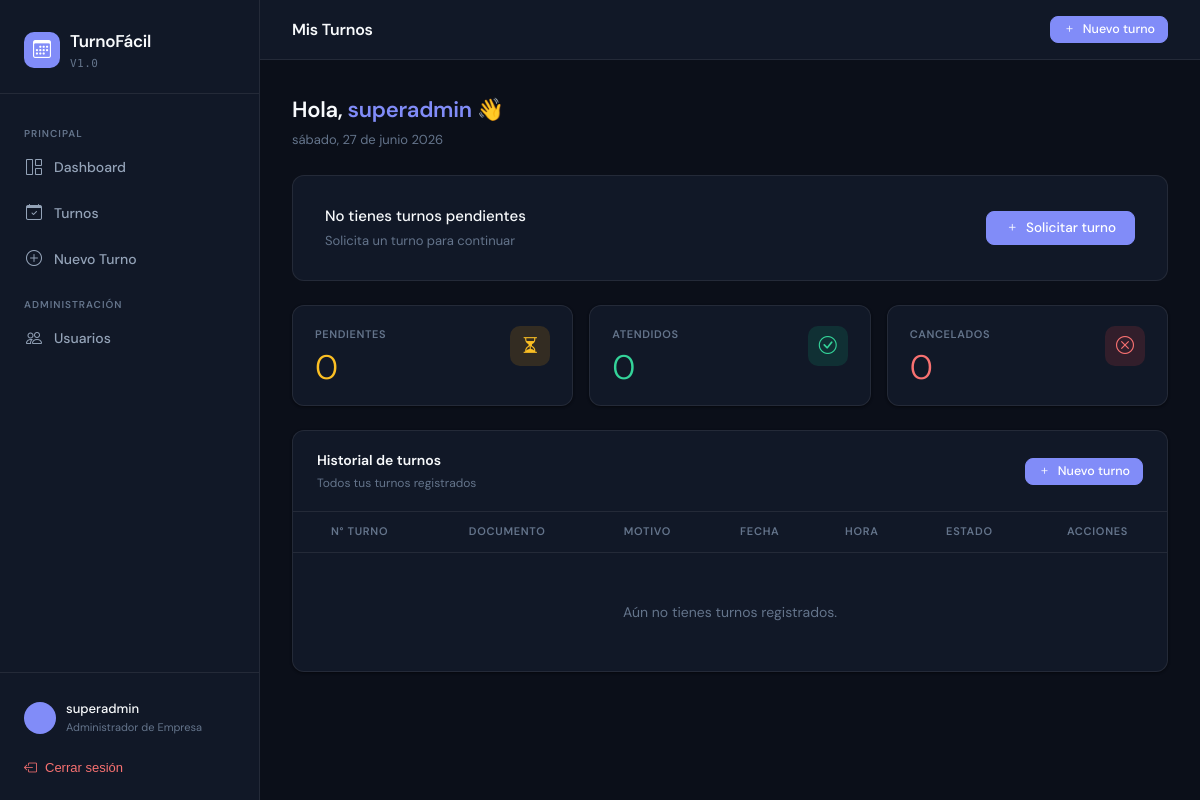
Page /cliente/ (signed in) on the committed database.
### core/models.py (models this page shows, shortened)
class Usuario(AbstractUser):
    ROL_CHOICES = [
        ('admin',    'Administrador de Empresa'),
        ('empleado', 'Empleado'),
        ('cliente',  'Cliente'),
    ]
    email = models.EmailField(unique=True)
    rol = models.CharField(max_length=20, choices=ROL_CHOICES, default='cliente')
    company = models.ForeignKey(
        Company,
        on_delete=models.CASCADE,
        null=True,
        blank=True,
        related_name='usuarios',
        verbose_name="Empresa"
    )
    tipo_documento = models.CharField(max_length=20, blank=True, null=True)
    numero_documento = models.CharField(max_length=30, blank=True, null=True)
    class Meta:
        verbose_name = 'Usuario'
        verbose_name_plural = 'Usuarios'
        indexes = [
            models.Index(fields=['company', 'id']),
        ]

### core/views.py (the view)
# urls.py: path('cliente/', views.cliente_panel, name='cliente_panel'),
@login_requerido
@solo_cliente
def cliente_panel(request):
    user  = request.user
    turnos = secure_tenant_filter(user, Turno).filter(cliente=user).order_by('-creado_en')
    pendientes    = turnos.filter(estado='Pendiente').count()
    atendidos     = turnos.filter(estado='Atendido').count()
    cancelados    = turnos.filter(estado='Cancelado').count()
    proximo_turno = turnos.filter(
        estado='Pendiente',
        fecha__gte=timezone.localtime(timezone.now()).date()
    ).order_by('fecha', 'hora').first()
    return render(request, 'cliente/panel.html', {
        'turnos':        turnos,
        'pendientes':    pendientes,
        'atendidos':     atendidos,
        'cancelados':    cancelados,
        'proximo_turno': proximo_turno,
    })

### core/context_processors.py (called while the page is built)
def now_processor(request):
    return {'now': timezone.localtime(timezone.now())}

### core/views.py (called while the page is built, shortened)
def secure_tenant_filter(user, queryset_or_model):
    if user.is_superuser:
        if isinstance(queryset_or_model, type):
            return queryset_or_model.objects.all()
        return queryset_or_model

### templates/cliente/panel.html (shortened to what this page needs)
{% extends 'base.html' %}
{% block page_title %}Mis Turnos{% endblock %}
{% block content %}
<div style="margin-bottom:24px;">
    <div style="font-size:22px;font-weight:600;letter-spacing:-.3px;">
        Hola, <span style="color:var(--accent);">{{ user.first_name|default:user.username }}</span> 👋
    </div>
    <div style="font-size:13px;color:var(--text-muted);margin-top:3px;">{{ now|date:"l, d \d\e F Y" }}</div>
</div>
{% if proximo_turno %}
<div style="background:linear-gradient(135deg,#4f46e5,#6366f1);border-radius:var(--radius);padding:28px 32px;color:#fff;margin-bottom:24px;position:relative;overflow:hidden;">
    <div style="position:absolute;right:-50px;top:-50px;width:220px;height:220px;border-radius:50%;border:1px solid rgba(255,255,255,.07);pointer-events:none;"></div>
    <div style="position:relative;z-index:1;">
        <div style="font-size:11px;font-weight:600;text-transform:uppercase;letter-spacing:1px;color:rgba(255,255,255,.45);margin-bottom:14px;">Próximo turno</div>
        <div style="display:flex;align-items:flex-end;justify-content:space-between;flex-wrap:wrap;gap:16px;">
            <div>
                <div style="font-size:44px;font-weight:300;letter-spacing:-2px;line-height:1;">{{ proximo_turno.numero_turno }}</div>
                <div style="font-size:14px;color:rgba(255,255,255,.6);margin-top:8px;">
                    {{ proximo_turno.fecha|date:"l d \d\e F" }} · {{ proximo_turno.hora }}
                </div>
                {% if proximo_turno.motivo %}
                <div style="font-size:13px;color:rgba(255,255,255,.45);margin-top:4px;">{{ proximo_turno.motivo }}</div>
                {% endif %}
            </div>
            <a href="{% url 'turno_crear' %}" style="display:inline-flex;align-items:center;gap:7px;padding:11px 20px;background:rgba(255,255,255,.1);color:#fff;border-radius:var(--radius-sm);font-size:13px;font-weight:500;text-decoration:none;border:1px solid rgba(255,255,255,.18);">
                <i class="bi bi-plus"></i> Nuevo turno
            </a>
        </div>
    </div>
</div>
{% else %}
<div style="background:var(--surface);border:1px solid var(--border);border-radius:var(--radius);padding:28px 32px;display:flex;align-items:center;justify-content:space-between;flex-wrap:wrap;gap:16px;margin-bottom:24px;">
    <div>
        <div style="font-size:15px;font-weight:500;">No tienes turnos pendientes</div>
        <div style="font-size:13px;color:var(--text-muted);margin-top:3px;">Solicita un turno para continuar</div>
    </div>
    <a href="{% url 'turno_crear' %}" class="btn btn-primary"><i class="bi bi-plus"></i> Solicitar turno</a>
</div>
{% endif %}
<div class="grid-3" style="margin-bottom:24px;">
    <div class="stat-card">
        <div><div class="stat-label">Pendientes</div><div class="stat-value" style="color:var(--warning);">{{ pendientes }}</div></div>
        <div class="stat-icon" style="background:var(--warning-light);color:var(--warning);"><i class="bi bi-hourglass-split"></i></div>
    </div>
    <div class="stat-card">
        <div><div class="stat-label">Atendidos</div><div class="stat-value" style="color:var(--success);">{{ atendidos }}</div></div>
        <div class="stat-icon" style="background:var(--success-light);color:var(--success);"><i class="bi bi-check-circle"></i></div>
    </div>
    <div class="stat-card">
        <div><div class="stat-label">Cancelados</div><div class="stat-value" style="color:var(--danger);">{{ cancelados }}</div></div>
        <div class="stat-icon" style="background:var(--danger-light);color:var(--danger);"><i class="bi bi-x-circle"></i></div>
    </div>
</div>
<div class="card">
    <div style="padding:18px 24px;border-bottom:1px solid var(--border);display:flex;justify-content:space-between;align-items:center;">
        <div>
            <div style="font-size:14px;font-weight:600;">Historial de turnos</div>
            <div style="font-size:12px;color:var(--text-muted);margin-top:2px;">Todos tus turnos registrados</div>
        </div>
        <a href="{% url 'turno_crear' %}" class="btn btn-primary btn-sm"><i class="bi bi-plus"></i> Nuevo turno</a>
    </div>
    <div class="table-wrap">
        <table>
            <thead>
                <tr><th>N° Turno</th><th>Documento</th><th>Motivo</th><th>Fecha</th><th>Hora</th><th>Estado</th><th>Acciones</th></tr>
            </thead>
            <tbody>
                {% for turno in turnos %}
                <tr>
                    <td style="font-family:'DM Mono',monospace;font-size:12px;color:var(--text-muted);">{{ turno.numero_turno }}</td>
                    <td>
                        <div style="font-size:11px;color:var(--text-muted);">{{ turno.tipo_documento }}</div>
                        <div style="font-size:13px;font-weight:500;">{{ turno.numero_documento }}</div>
                    </td>
                    <td style="font-size:13px;color:var(--text-secondary);">{{ turno.motivo|default:"—" }}</td>
                    <td style="font-size:13px;">{{ turno.fecha|date:"d/m/Y" }}</td>
                    <td style="font-size:13px;">{{ turno.hora }}</td>
                    <td><span class="badge badge-{% if turno.estado == 'Pendiente' %}warning{% elif turno.estado == 'Atendido' %}success{% else %}danger{% endif %}">{{ turno.estado }}</span></td>
                    <td>
                        {% if turno.estado == 'Pendiente' %}
                        <a href="{% url 'turno_editar' turno.pk %}" class="btn btn-secondary btn-sm"><i class="bi bi-pencil"></i> Editar</a>
                        {% else %}
                        <span style="font-size:12px;color:var(--text-muted);">—</span>
                        {% endif %}
                    </td>
                </tr>
                {% empty %}
                <tr><td colspan="7" style="text-align:center;padding:48px;color:var(--text-muted);">Aún no tienes turnos registrados.</td></tr>
                {% endfor %}
            </tbody>
        </table>
    </div>
</div>
{% endblock %}

### templates/base.html (shortened to what this page needs)
<!DOCTYPE html>
<html lang="es">
<head>
    <link rel="stylesheet" href="https://cdn.jsdelivr.net/npm/bootstrap-icons@1.11.3/font/bootstrap-icons.min.css">
</head>
<body>
<aside class="sidebar" id="sidebar">
    <div class="sidebar-logo">
        <a href="{% if user.is_superuser or user.rol == 'admin' %}{% url 'dashboard' %}{% elif user.rol == 'empleado' %}{% url 'empleado_panel' %}{% else %}{% url 'cliente_panel' %}{% endif %}" class="brand">
            <div class="brand-icon"><i class="bi bi-calendar3"></i></div>
            <div>
                <div class="brand-name">TurnoFácil</div>
                <div class="brand-sub">v1.0</div>
            </div>
        </a>
    </div>
    <nav class="sidebar-nav">
        <div class="nav-section-label">Principal</div>
        {% if user.rol == 'admin' %}
        <a href="{% url 'dashboard' %}" class="nav-item {% if request.resolver_match.url_name == 'dashboard' %}active{% endif %}">
            <i class="bi bi-grid-1x2"></i> Dashboard
        </a>
        <a href="{% url 'turnos_lista' %}" class="nav-item {% if 'turno' in request.resolver_match.url_name %}active{% endif %}">
            <i class="bi bi-calendar-check"></i> Turnos
        </a>
        <a href="{% url 'turno_crear' %}" class="nav-item {% if request.resolver_match.url_name == 'turno_crear' %}active{% endif %}">
            <i class="bi bi-plus-circle"></i> Nuevo Turno
        </a>
        <div class="nav-section-label">Administración</div>
        <a href="{% url 'usuarios_lista' %}" class="nav-item {% if 'usuario' in request.resolver_match.url_name %}active{% endif %}">
            <i class="bi bi-people"></i> Usuarios
        </a>
        {% endif %}
    </nav>
    <div class="sidebar-footer">
        <a href="{% url 'editar_perfil' %}" class="user-card">
            <div class="user-avatar">{{ user.first_name|first|upper }}{{ user.last_name|first|upper }}</div>
            <div>
                <div class="user-name">{{ user.get_full_name|default:user.username }}</div>
                <div class="user-role">{{ user.get_rol_display }}</div>
            </div>
        </a>
        <form method="POST" action="{% url 'logout' %}">
            <button type="submit" class="logout-btn">
                <i class="bi bi-box-arrow-left"></i> Cerrar sesión
            </button>
        </form>
    </div>
</aside>
<div class="main-wrap">
    <header class="topbar">
        <div style="display:flex;align-items:center;gap:12px;">
            <span class="topbar-title">{% block page_title %}Dashboard{% endblock %}</span>
        </div>
        <div>
            <a href="{% url 'turno_crear' %}" class="btn btn-primary btn-sm">
                <i class="bi bi-plus"></i> Nuevo turno
            </a>
        </div>
    </header>
    <main class="page-content">
        {% block content %}{% endblock %}
    </main>
</div>
</body>
</html>

### rows in the picture
Usuario: get_full_name "superadmin", rol "Administrador de Empresa", first_name "superadmin"

### other values in the picture
{{ now|date:"l, d \d\e F Y" }} "sábado, 27 de junio 2026"
{{ pendientes }} "0"
{{ atendidos }} "0"
{{ cancelados }} "0"
